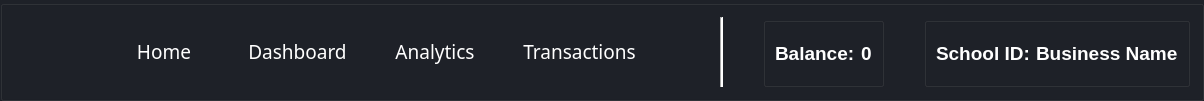
         <widget class="QGroupBox" name="navbar_business">
          <property name="styleSheet">
           <string notr="true">background-color: #1e2128;</string>
          </property>
          <property name="title">
           <string/>
          </property>
          <property name="flat">
           <bool>true</bool>
          </property>
          <layout class="QHBoxLayout" name="horizontalLayout_9">
           <property name="spacing">
            <number>40</number>
           </property>
           <item>
            <widget class="QLabel" name="label_19">
             <property name="sizePolicy">
              <sizepolicy hsizetype="Fixed" vsizetype="Fixed">
               <horstretch>0</horstretch>
               <verstretch>0</verstretch>
              </sizepolicy>
             </property>
             <property name="minimumSize">
              <size>
               <width>70</width>
               <height>70</height>
              </size>
             </property>
             <property name="styleSheet">
              <string notr="true">image:url(:/favicon/aupay-logo/favicon/a-u-pay-website-favicon-color.png)</string>
             </property>
             <property name="text">
              <string/>
             </property>
            </widget>
           </item>
           <item>
            <widget class="QPushButton" name="navHome_business">
             <property name="font">
              <font>
               <family>Segoe UI Semibold</family>
               <pointsize>14</pointsize>
              </font>
             </property>
             <property name="cursor">
              <cursorShape>PointingHandCursor</cursorShape>
             </property>
             <property name="styleSheet">
              <string notr="true">color: white;</string>
             </property>
             <property name="text">
              <string>Home</string>
             </property>
             <property name="icon">
              <iconset resource="../../resources_rc/resources.qrc">
               <normaloff>:/nav-icons/nav-icons/home.png</normaloff>:/nav-icons/nav-icons/home.png</iconset>
             </property>
             <property name="iconSize">
              <size>
               <width>32</width>
               <height>32</height>
              </size>
             </property>
             <property name="checkable">
              <bool>false</bool>
             </property>
             <property name="checked">
              <bool>false</bool>
             </property>
             <property name="flat">
              <bool>true</bool>
             </property>
            </widget>
           </item>
           <item>
            <widget class="QPushButton" name="navDashboard_business">
             <property name="font">
              <font>
               <family>Segoe UI Semibold</family>
               <pointsize>14</pointsize>
              </font>
             </property>
             <property name="cursor">
              <cursorShape>PointingHandCursor</cursorShape>
             </property>
             <property name="styleSheet">
              <string notr="true">color: white;</string>
             </property>
             <property name="text">
              <string>Dashboard</string>
             </property>
             <property name="icon">
              <iconset resource="../../resources_rc/resources.qrc">
               <normaloff>:/nav-icons/nav-icons/dashboard.png</normaloff>:/nav-icons/nav-icons/dashboard.png</iconset>
             </property>
             <property name="iconSize">
              <size>
               <width>32</width>
               <height>32</height>
              </size>
             </property>
             <property name="checkable">
              <bool>false</bool>
             </property>
             <property name="checked">
              <bool>false</bool>
             </property>
             <property name="flat">
              <bool>true</bool>
             </property>
            </widget>
           </item>
           <item>
            <widget class="QPushButton" name="navAnalytics_business">
             <property name="font">
              <font>
               <family>Segoe UI Semibold</family>
               <pointsize>14</pointsize>
              </font>
             </property>
             <property name="cursor">
              <cursorShape>PointingHandCursor</cursorShape>
             </property>
             <property name="styleSheet">
              <string notr="true">color: white;</string>
             </property>
             <property name="text">
              <string>Analytics</string>
             </property>
             <property name="icon">
              <iconset resource="../../resources_rc/resources.qrc">
               <normaloff>:/nav-icons/nav-icons/data-analytics.png</normaloff>:/nav-icons/nav-icons/data-analytics.png</iconset>
             </property>
             <property name="iconSize">
              <size>
               <width>32</width>
               <height>32</height>
              </size>
             </property>
             <property name="checkable">
              <bool>false</bool>
             </property>
             <property name="checked">
              <bool>false</bool>
             </property>
             <property name="flat">
              <bool>true</bool>
             </property>
            </widget>
           </item>
           <item>
            <widget class="QPushButton" name="navTransactions_business">
             <property name="font">
              <font>
               <family>Segoe UI Semibold</family>
               <pointsize>14</pointsize>
              </font>
             </property>
             <property name="cursor">
              <cursorShape>PointingHandCursor</cursorShape>
             </property>
             <property name="styleSheet">
              <string notr="true">color: white;</string>
             </property>
             <property name="text">
              <string>Transactions</string>
             </property>
             <property name="icon">
              <iconset resource="../../resources_rc/resources.qrc">
               <normaloff>:/nav-icons/nav-icons/transaction.png</normaloff>:/nav-icons/nav-icons/transaction.png</iconset>
             </property>
             <property name="iconSize">
              <size>
               <width>32</width>
               <height>32</height>
              </size>
             </property>
             <property name="checkable">
              <bool>false</bool>
             </property>
             <property name="checked">
              <bool>false</bool>
             </property>
             <property name="flat">
              <bool>true</bool>
             </property>
            </widget>
           </item>
           <item>
            <spacer name="horizontalSpacer_4">
             <property name="orientation">
              <enum>Qt::Horizontal</enum>
             </property>
             <property name="sizeHint" stdset="0">
              <size>
               <width>40</width>
               <height>20</height>
              </size>
             </property>
            </spacer>
           </item>
           <item>
            <widget class="Line" name="line">
             <property name="styleSheet">
              <string notr="true">background-color: rgb(255, 255, 255);</string>
             </property>
             <property name="orientation">
              <enum>Qt::Vertical</enum>
             </property>
            </widget>
           </item>
           <item>
            <widget class="QGroupBox" name="groupBox_15">
             <property name="title">
              <string/>
             </property>
             <property name="flat">
              <bool>true</bool>
             </property>
             <layout class="QHBoxLayout" name="horizontalLayout_10">
              <item>
               <widget class="QLabel" name="labelBalance_user_2">
                <property name="sizePolicy">
                 <sizepolicy hsizetype="Minimum" vsizetype="Preferred">
                  <horstretch>0</horstretch>
                  <verstretch>0</verstretch>
                 </sizepolicy>
                </property>
                <property name="font">
                 <font>
                  <family>Segoe UI</family>
                  <pointsize>14</pointsize>
                  <weight>75</weight>
                  <bold>true</bold>
                 </font>
                </property>
                <property name="styleSheet">
                 <string notr="true">color: white;</string>
                </property>
                <property name="text">
                 <string>Balance:</string>
                </property>
               </widget>
              </item>
              <item>
               <widget class="QLabel" name="lineBalance_business">
                <property name="font">
                 <font>
                  <family>Segoe UI</family>
                  <pointsize>14</pointsize>
                  <weight>75</weight>
                  <bold>true</bold>
                 </font>
                </property>
                <property name="styleSheet">
                 <string notr="true">color: white;</string>
                </property>
                <property name="text">
                 <string>0</string>
                </property>
               </widget>
              </item>
             </layout>
            </widget>
           </item>
           <item>
            <widget class="QGroupBox" name="groupBox_16">
             <property name="title">
              <string/>
             </property>
             <property name="flat">
              <bool>true</bool>
             </property>
             <layout class="QHBoxLayout" name="horizontalLayout_11">
              <item>
               <widget class="QLabel" name="labelSchoolId_user_2">
                <property name="font">
                 <font>
                  <family>Segoe UI</family>
                  <pointsize>14</pointsize>
                  <weight>75</weight>
                  <bold>true</bold>
                 </font>
                </property>
                <property name="styleSheet">
                 <string notr="true">color: white;</string>
                </property>
                <property name="text">
                 <string>School ID:</string>
                </property>
               </widget>
              </item>
              <item>
               <widget class="QLabel" name="lineBusiness_business">
                <property name="font">
                 <font>
                  <family>Segoe UI</family>
                  <pointsize>14</pointsize>
                  <weight>75</weight>
                  <bold>true</bold>
                 </font>
                </property>
                <property name="styleSheet">
                 <string notr="true">color: white;</string>
                </property>
                <property name="text">
                 <string>Business Name</string>
                </property>
               </widget>
              </item>
             </layout>
            </widget>
           </item>
          </layout>
         </widget>
